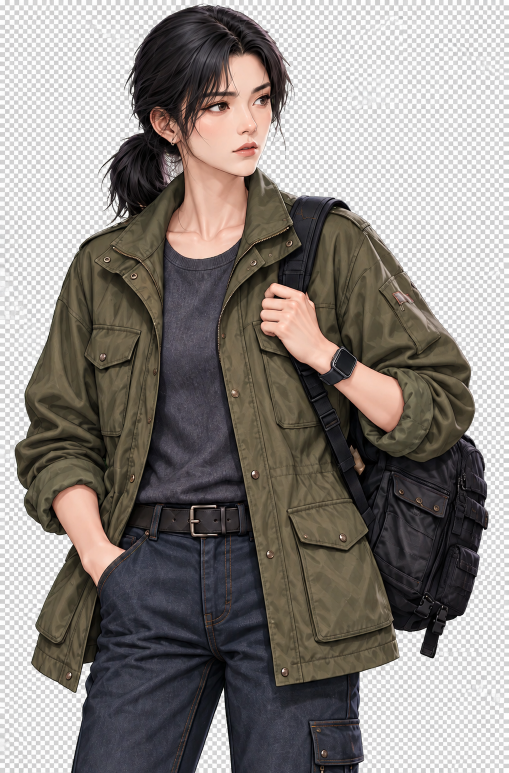
#> input picture assets/characters/lin-xia-right-edge-outpaint-source-v1.png, 1017 x 1546 px (shown at 1/2 size)
$ python repair-lin-right-edge.py
#> lines starting #> are read from the running program, lines starting #| are printed output that depends on the picture
from pathlib import Path
from PIL import Image


ROOT = Path(__file__).resolve().parents[1]
ASSETS = ROOT / "assets" / "characters"
OUTPAINT = ASSETS / "lin-xia-right-edge-outpaint-source-v1.png"
OUTPUT_SIZE = (1100, 1672)


def build_extension() -> Image.Image:
    generated = Image.open(OUTPAINT).convert("RGB").resize(OUTPUT_SIZE, Image.Resampling.LANCZOS)
    extension = Image.new("RGBA", OUTPUT_SIZE, (0, 0, 0, 0))
#> extension: PIL image 1100x1672 RGBA; every value is 0
    source_pixels = generated.load()
    extension_pixels = extension.load()
    candidate = set()

    # Image generation returned the transparent area as a light checkerboard.
    # On the right-side patch the actual sleeve/backpack is olive or dark, so
    # luminance + colour separation gives us a clean foreground matte.
    for y in range(generated.height):
        for x in range(880, generated.width):
            red, green, blue = source_pixels[x, y]
            luminance = (red + green + blue) / 3
            saturation = max(red, green, blue) - min(red, green, blue)
            dark = max(0.0, min(1.0, (202 - luminance) / 42))
            colour = max(0.0, min(1.0, (saturation - 5) / 24))
            alpha = max(dark, colour)
            if alpha < 0.12:
                continue
            ramp = max(0.0, min(1.0, (x - 880) / 60))
            alpha_byte = round(255 * alpha * ramp)
            extension_pixels[x, y] = (red, green, blue, alpha_byte)
            if alpha_byte > 24:
                candidate.add((x, y))
#> after the loop, candidate = 97100 items

    # Keep only substantial shapes joined to the original right boundary.
    # This removes tiny checkerboard artefacts without touching the portrait.
    keep = set()
    while candidate:
        seed = candidate.pop()
        component = {seed}
        stack = [seed]
        min_x = seed[0]
        while stack:
            x, y = stack.pop()
            min_x = min(min_x, x)
            for point in ((x - 1, y), (x + 1, y), (x, y - 1), (x, y + 1)):
                if point in candidate:
                    candidate.remove(point)
                    component.add(point)
                    stack.append(point)
        if min_x <= 945 and len(component) >= 500:
            keep.update(component)
#> this loop made 87 passes
#> after the loop, candidate = 0 items; keep = 96852 items

    for y in range(extension.height):
        for x in range(880, extension.width):
            if (x, y) not in keep:
                extension_pixels[x, y] = (0, 0, 0, 0)
    return extension


def repair(input_name: str, output_name: str, extension: Image.Image) -> None:
    original = Image.open(ASSETS / input_name).convert("RGBA")
    output = Image.new("RGBA", OUTPUT_SIZE, (0, 0, 0, 0))
    output.alpha_composite(extension)
    output.alpha_composite(original)
    output.save(ASSETS / output_name, "WEBP", lossless=True, method=6)


right_edge = build_extension()
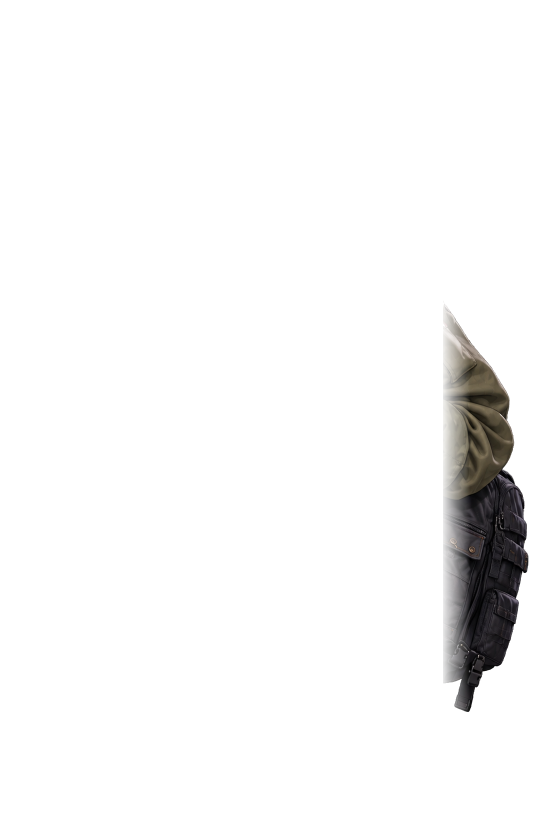
#> right_edge: PIL image 1100x1672 RGBA (shown at 1/2 size); mean R, G, B, A 3, 2.8, 2.5, 10.8; transparent parts drawn white
repair("lin-xia-dialogue-neutral-v4.webp", "lin-xia-dialogue-neutral-v5.webp", right_edge)
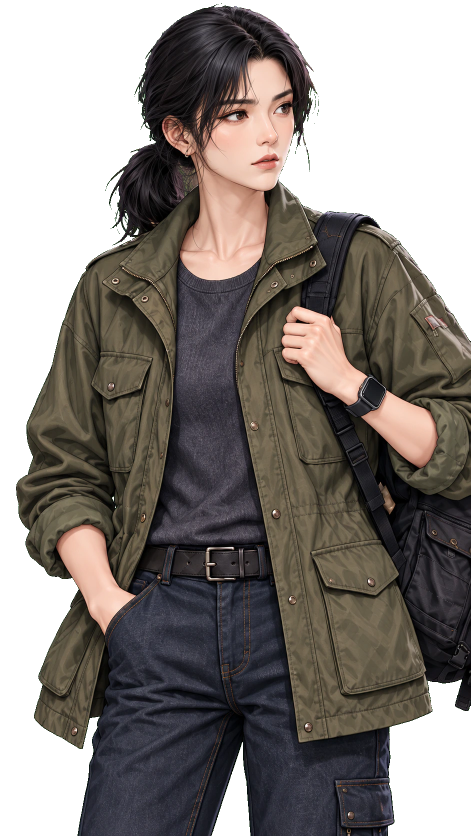
#> input picture assets/characters/lin-xia-dialogue-neutral-v4.webp, 941 x 1672 px (shown at 1/2 size)
#> in repair, original is the input picture: PIL image 941x1672 RGBA; mean R, G, B, A 57.9, 124.6, 47.1, 175.2
#> in repair, `output.alpha_composite(original)`:
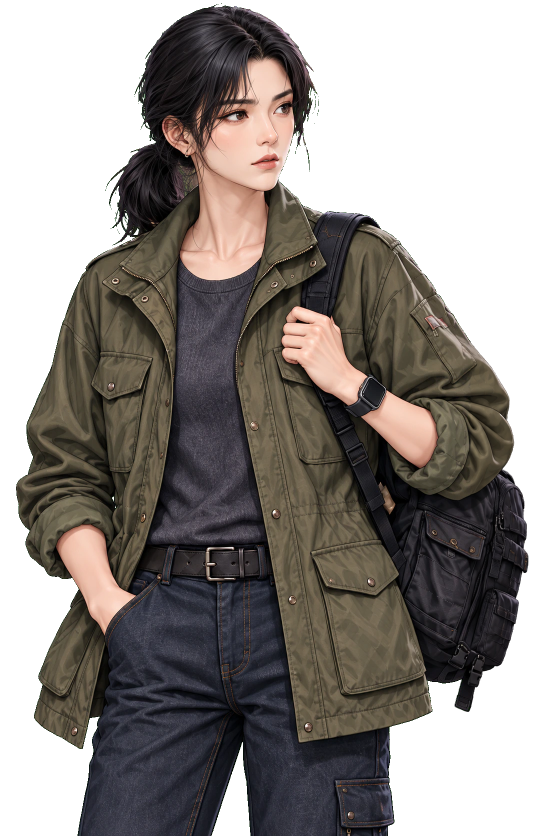
#> output: PIL image 1100x1672 RGBA (shown at 1/2 size); mean R, G, B, A 49.4, 44, 40.4, 157.6; transparent parts drawn white
repair("lin-xia-dialogue-troubled-v4.webp", "lin-xia-dialogue-troubled-v5.webp", right_edge)
#> call 2 of repair, with input_name = 'lin-xia-dialogue-troubled-v4.webp', output_name = 'lin-xia-dialogue-troubled-v5.webp'
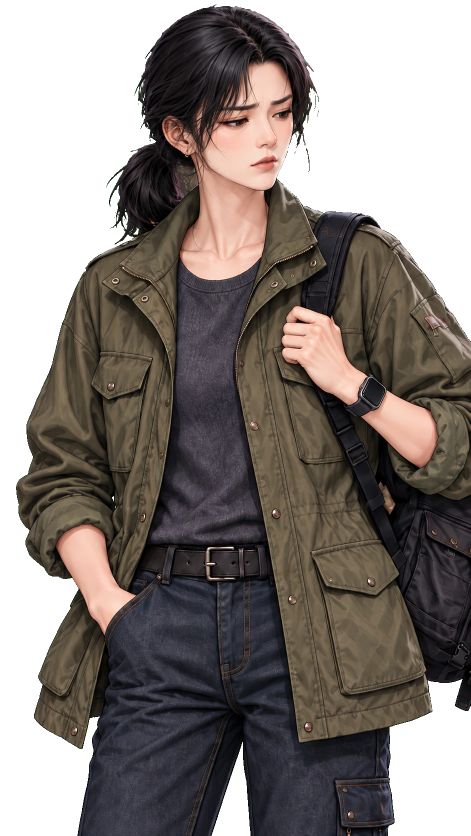
#> input picture assets/characters/lin-xia-dialogue-troubled-v4.webp, 941 x 1672 px (shown at 1/2 size)
#> in repair, original is the input picture: PIL image 941x1672 RGBA; mean R, G, B, A 58.2, 123.6, 47.1, 175.2
